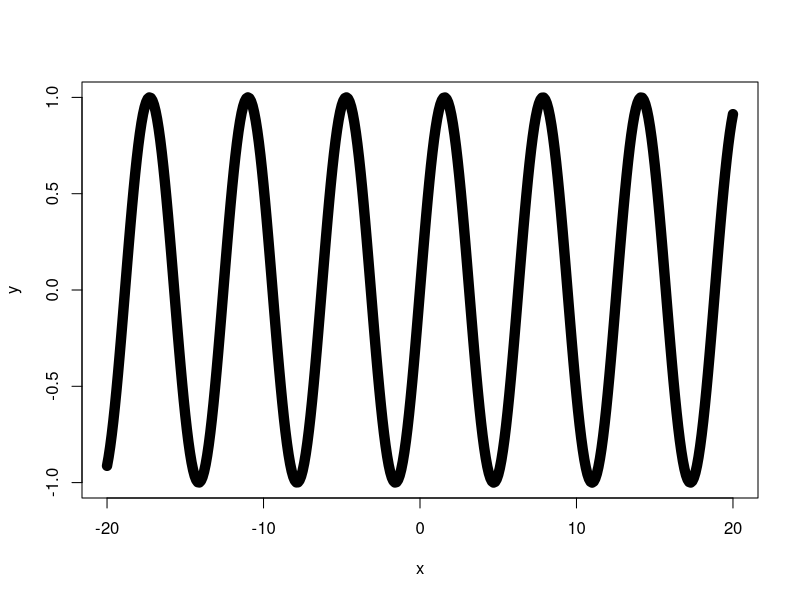

The R source for this figure:
# Script to plot the sine curve

# integer series
# x <- -20:20
x <- seq(from=-20, to=20, by=0.1)

# sin(x)
y <- sin(x)

# plot - high level
plot(x,y)

# draw lines on top - low level
lines(x,y, lwd=10)

# help
?sin
